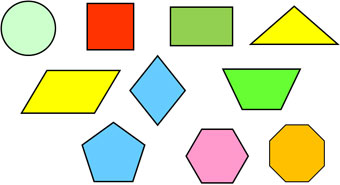
#> input picture 24. hough_circle_transform/shapes1.jpg, 340 x 185 px
$ python detecting_circles_using_hough_circle_transform.py
#> lines starting #> are read from the running program, lines starting #| are printed output that depends on the picture; after the words box and inside, x2 and y2 are one past the last pixel; in counts of white or black regions, pixels touching at a corner belong together
# Importing Libraries
import numpy as np
import cv2

# img = cv2.imread('smarties.png')
img = cv2.imread('shapes1.jpg')
#> img is the input picture: shape (185, 340, 3); mean B, G, R 190.5, 225.8, 222.6

output = img.copy()
gray = cv2.cvtColor(img, cv2.COLOR_BGR2GRAY)
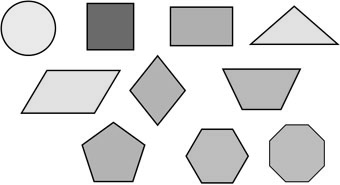
#> gray: shape (185, 340); min 0, max 255, mean 220.8

# We blur the image as Hough Circle Transform works better with blurred images
gray = cv2.medianBlur(gray, 5)
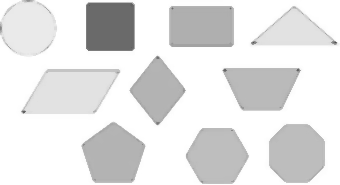
#> gray: shape (185, 340); min 76, max 255, mean 227.6

circles = cv2.HoughCircles(gray, cv2.HOUGH_GRADIENT, 1, 20, param1=50, param2=30, minRadius=0, maxRadius=0)
#> circles = [[27.5, 27.5, 27.9], [215.5, 154.5, 28.5]]

if circles is not None:
    detected_circles = np.uint16(np.around(circles))
#> detected_circles = [[28, 28, 28], [216, 154, 28]]

    for x, y, r in detected_circles[0, :]:
        cv2.circle(output, (x, y), r, (0, 255, 0), 3)
        cv2.circle(output, (x, y), 2, (0, 255, 255), 3)
#> this loop made 2 passes
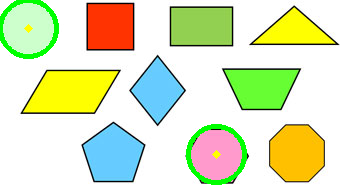
#> output: shape (185, 340, 3); 2.8% of pixels changed, all inside (x1, y1, x2, y2) = (0, 0, 247, 185)

cv2.imshow('output', output)
cv2.waitKey(0)
cv2.destroyAllWindows()

$ run again, with 24. hough_circle_transform/smarties.png saved as 24. hough_circle_transform/shapes1.jpg
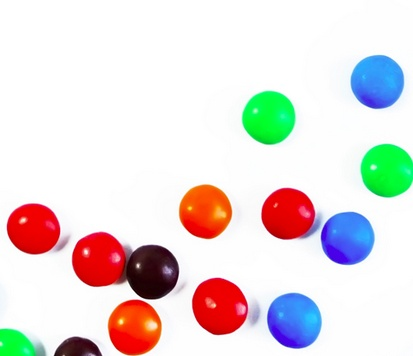
#> input picture 24. hough_circle_transform/smarties.png, 413 x 356 px
#> img is the input picture: shape (356, 413, 3); mean B, G, R 219.1, 220.4, 228.8
#> `gray = cv2.cvtColor(img, cv2.COLOR_BGR2GRAY)`:
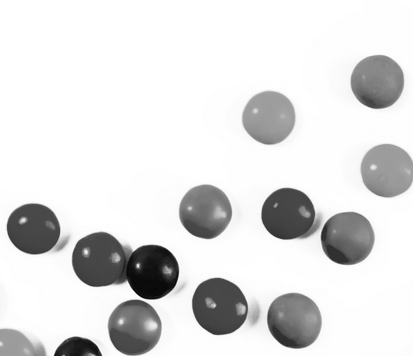
#> gray: shape (356, 413); min 5, max 255, mean 222.7
#> circles = 14 rows, first 8: [376.5, 81.5, 26.6], [268.5, 117.5, 26.3], [287.5, 213.5, 25.8], [151.5, 270.5, 26.6], [205.5, 210.5, 26.7], [386.5, 169.5, 26.4], [293.5, 320.5, 27.7], [32.5, 227.5, 25.7]
#> detected_circles = 14 rows, first 8: [376, 82, 27], [268, 118, 26], [288, 214, 26], [152, 270, 27], [206, 210, 27], [386, 170, 26], [294, 320, 28], [32, 228, 26]
#> the loop `for x, y, r in detected_circles[0, :]:` made 14 passes
#> after the loop `for x, y, r in detected_circles[0, :]:`:
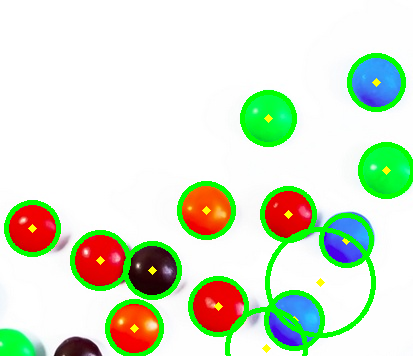
#> output: shape (356, 413, 3); 8.4% of pixels changed, all inside (x1, y1, x2, y2) = (4, 53, 413, 356)
